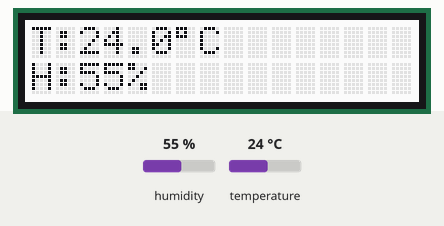
Bench run of a sketch on a simulated Arduino Uno, built with avr-gcc and run on an emulated ATmega328P. Parts: 16×2 character LCD. The inputs (shaded band) are chosen by the test bench; at power-on: humidity 55 %, temperature 24 °C. What the sketch prints to the serial monitor is not drawn.

Above: at 5.6 s.
5.7 s: humidity set to 22 %
At 10.7 s:
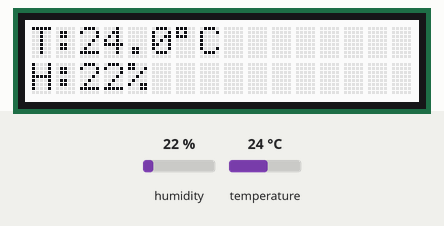
13.1 s: temperature set to 12 °C
At 15.7 s:
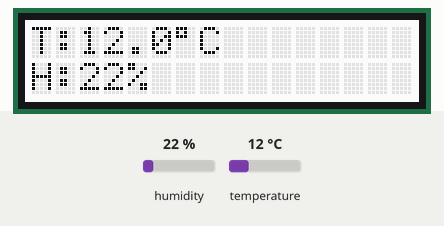
20.5 s: humidity set to 40 %
At 25.8 s:
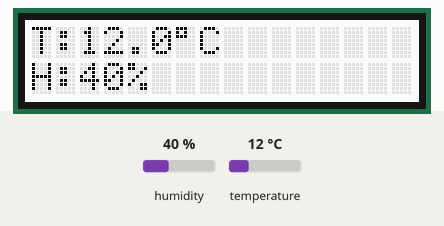
27.9 s: temperature set to 19 °C
At 30.8 s:
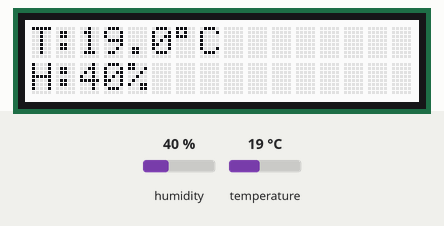
Timing chart, 0 to 32.3 s (numbered marks = the images above; inputs shaded):
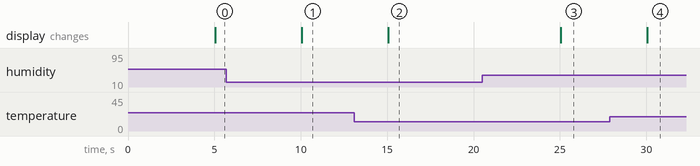

Measured:
- after the input at 5.7 s, the display: changes after 4.4 s (image 1)
- after the input at 13.1 s, the display: changes after 2.0 s (image 2)
- after the input at 20.5 s, the display: changes after 4.6 s (image 3)
- after the input at 27.9 s, the display: changes after 2.2 s (image 4)

The sketch:

weather-station.ino
```cpp
// Lesson #20 - Small weather station

#include <Wire.h>
#include <DFRobot_RGBLCD1602.h>
#include <DHT.h> // DHT sensor library from Adafruit

#define DHTPIN 2
#define DHTTYPE DHT11

DFRobot_RGBLCD1602 lcd(0x60, 16, 2);
DHT dht(DHTPIN, DHTTYPE);

unsigned long lastReadTime = 0;
const unsigned long readInterval = 5000; // 5 seconds

void setup() {
  Serial.begin(9600);

  lcd.init();
  lcd.display();
  lcd.setColorWhite();
  lcd.clear();

  dht.begin();

  lcd.setCursor(0, 0);
  lcd.print("DHT11 Sensor");
}

void loop() {
  unsigned long now = millis();

  if (now - lastReadTime >= readInterval) {
    lastReadTime = now;

    float humidity = dht.readHumidity();
    float tempC = dht.readTemperature();
    float tempF = dht.readTemperature(true);

    // Check for read failure
    if (isnan(humidity) || isnan(tempC)) {
      Serial.println("Failed to read from DHT11");

      lcd.setCursor(0, 1);
      lcd.print("Sensor Error   ");
      return;
    }

    // ----- Serial Monitor -----
    Serial.print("Temp: ");
    Serial.print(tempC);
    Serial.print(" C | ");
    Serial.print(tempF);
    Serial.print(" F | Humidity: ");
    Serial.print(humidity);
    Serial.println(" %");

    // ----- LCD Display -----
    lcd.setCursor(0, 0);
    lcd.print("T:");
    lcd.print(tempC, 1);
    lcd.print((char)223);
    lcd.print("C      ");

    lcd.setCursor(0, 1);
    lcd.print("H:");
    lcd.print(humidity, 0);
    lcd.print("%       ");
  }
}
```
